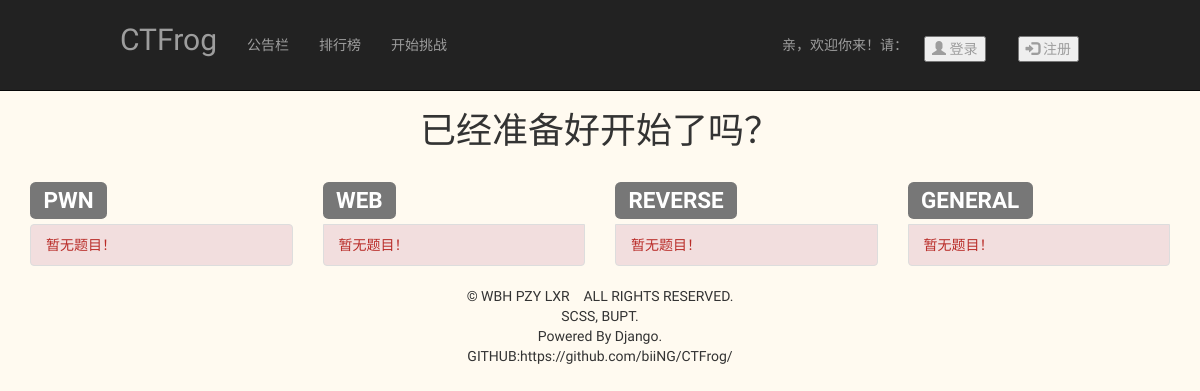
The page /challenge/ on the database as committed earlier.
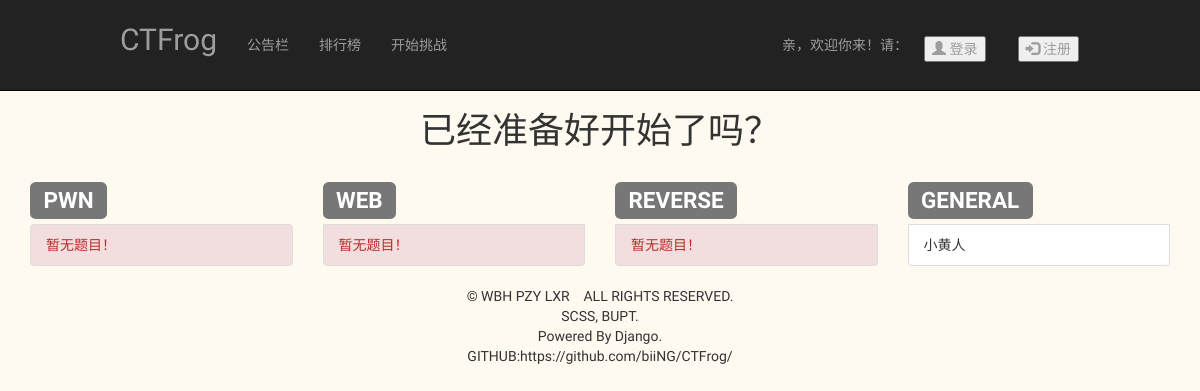
The same page on the database as committed later.
### challenge/models.py (models this page shows, shortened)
class Challenge(models.Model):
    title = models.CharField(max_length=20, unique=True)
    category = models.CharField(max_length=10)
    description = models.TextField(max_length=200, blank=True, default="")
    bonus = models.IntegerField()
    flag = models.CharField(max_length=200)
    file = models.FileField(null=True, upload_to='ChallengeFiles/')
    url = models.URLField(null=True)
    finishMe = models.ManyToManyField(User,through='WhoFinishMe')
    finishedtimes = models.IntegerField(default=0)

### challenge/views.py (the view)
# urls.py: path('', views.ChallengeHome, name='challenge-home'),
def ChallengeHome(request):
    all_challenges = Challenge.objects.all()
    if request.session.get('is_login', None):
        username = request.session['username']
        finished_challenges = Challenge.objects.filter(whofinishme__user__name=username).filter(
            whofinishme__finished=True)
    else:
        finished_challenges = []
    pwn_challenges = []
    web_challenges = []
    re_challenges = []
    gen_challenges = []
    for c in all_challenges:
        if c.category == 'pwn':
            pwn_challenges.append(c)
        elif c.category == 'web':
            web_challenges.append(c)
        elif c.category == 're':
            re_challenges.append(c)
        elif c.category == 'gen':
            gen_challenges.append(c)
    return render(request, 'challengehome.html', {'pwn_challenges': pwn_challenges,
                                                  'web_challenges': web_challenges,
                                                  're_challenges': re_challenges,
                                                  'gen_challenges': gen_challenges,
                                                  'finished': finished_challenges,
                                                  },
                  )

### challenge/templates/challengehome.html (shortened to what the changed rows need)
{% extends 'navigationbar.html' %}
{% load staticfiles %}
{% block customcss %}
    <link rel="stylesheet" type="text/css" href="{% static 'css/challengehome.css' %}">
{% endblock %}
{% block custombody %}
    <h1>已经准备好开始了吗？</h1>
    <div class="container">
        <div class="row">
            <div id="pwn" class="col-xs-3">
                <h2><span class="label label-default">PWN</span></h2>
            </div>
            <div id="web" class="col-xs-3">
                <h2><span class="label label-default">WEB</span></h2>
            </div>
            <div id="re" class="col-xs-3">
                <h2><span class="label label-default">REVERSE</span></h2>
            </div>
            <div id="gen" class="col-xs-3">
                <h2><span class="label label-default">GENERAL</span></h2>
                {% if gen_challenges %}
                    {% for challenge in gen_challenges %}
                        {% if challenge not in finished %}
                            <li class="challenge-item list-group-item">
                                <a href="{% url 'challenge-detail' challenge.pk %}">{{ challenge.title }}</a>
                            </li>
                        {% else %}
                            <li class="finished challenge-item list-group-item"><a
                                    href="{% url 'challenge-detail' challenge.pk %}">{{ challenge.title }}</a>
                            </li>
                        {% endif %}
                    {% endfor %}
                {% else %}
                    <p style="color: #b92c28" class="list-group-item-danger list-group-item">暂无题目！</p>
                {% endif %}
            </div>
        </div>
    </div>
{% endblock %}

Rows that differ between the two databases and show on the page:
added Challenge: title "小黄人"
Other text that changed with them:
text no longer shown: "暂无题目！"
